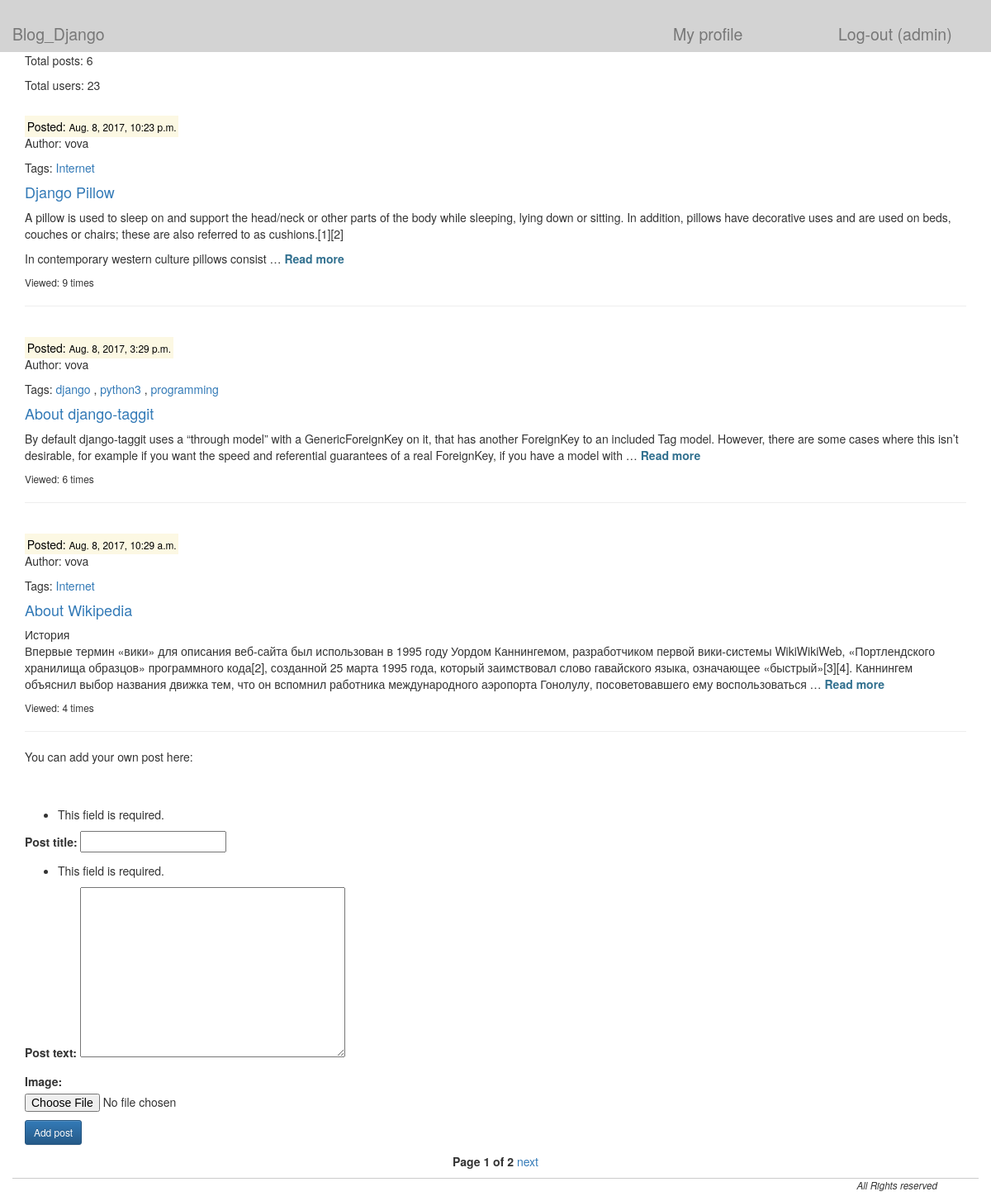
Screenshot of / (signed in) with the database file from the repository.
### blog/models.py (models this page shows, shortened)
class Post(models.Model):
    class Meta:
        db_table = "post"
    post_title = models.CharField(max_length=100)
    post_text = models.TextField()
    post_data = models.DateTimeField(auto_now_add=True)
    post_author = models.ForeignKey(User, default="")
    post_likes = models.IntegerField(default=0)
    post_views = models.IntegerField(default=0)
    post_img = models.ImageField(null=True, blank=True, upload_to='images/', verbose_name='Image')
    tags = TaggableManager(blank=True)

### blog/views.py (the view)
# urls.py: url(r'^$', views.all_posts),
def all_posts(request):
    post_list = Post.objects.all().order_by('-post_data')
    paginator = Paginator(post_list, 3)
    page = request.GET.get('page')
    try:
        posts = paginator.page(page)
    except PageNotAnInteger:
        posts = paginator.page(1)
    except EmptyPage:
        posts = paginator.page(paginator.num_pages)
    form = PostForm(request.POST)
    context = {}
    context.update(csrf(request))
    context['username'] = auth.get_user(request).username
    context['posts'] = posts
    context['form'] = form
    context['post_counter'] = Post.objects.count()
    context['user_counter'] = User.objects.count()
    context['user_id'] = request.user.id
    return render_to_response('all_posts.html', context)

### blog/forms.py
class PostForm(ModelForm):
    class Meta:
        model = Post
        fields = ['post_title', 'post_text', 'post_img', 'tags']

### blog/templates/all_posts.html (shortened to what this page needs)
{% extends 'main.html' %}
{% load staticfiles %}
{% block post %}
{% if posts %}
<p align="left">Total posts: {{ post_counter }}</p>
<p align="left">Total users: {{ user_counter }}</p>
{% for post in posts %}
    <br>
    <mark>Posted: <small> {{ post.post_data }} </mark> </small>
    <p>Author: {{ post.post_author }} </p>
    <p>Tags: {% with tags=post.tags.all %}
                {% for tag in tags %}
                    {% if not forloop.first %},{% endif %}
                    <a href="/posts/post_by_tag/tag={{ tag }}/">{{ tag }}</a>
                {% endfor %}
            {% endwith %}
    </p>
    <h4> <a href="/posts/{{ post.id }}">{{ post.post_title }}</a></h4>
    <p class="text-justify"> {{ post.post_text|linebreaks|truncatewords:50 }} <strong><a class="text-info" href="/posts/{{ post.id }}"> Read more </a></strong> </p>
<small><p align="left">Viewed: {{ post.post_views }} times </p></small>
<hr>
{% endfor %}
{% if username %}
<p>You can add your own post here:</p>
<br><br>
<form enctype="multipart/form-data" action="/posts/addpost/" method="post">
    {{ form.as_p }}
    <p><input type="submit" class="btn btn-primary btn-sm" value="Add post"</p>
</form>
{% endif %}
<div class="class="col-md-12"><div class="top-cover center-block"></div><p class="top-name center-block text-center">
    <span class="current">
        <strong> Page {{ posts.number }} of {{ posts.paginator.num_pages }} </strong>
    </span>
    {% if posts.has_next %}
        <a href="?page={{ posts.next_page_number }}">next</a>
    {% endif %}
</p></div>
{% endif %}
{% endblock %}

### blog/templates/main.html (shortened to what this page needs)
<!DOCTYPE html>
<html lang="en">
<head>
    <link type="text/css" href="/static/main.css" rel="stylesheet">
    <link rel="stylesheet" href="https://maxcdn.bootstrapcdn.com/bootstrap/3.3.7/css/bootstrap.min.css"
>
    <link rel="stylesheet" href="https://maxcdn.bootstrapcdn.com/bootstrap/3.3.7/css/bootstrap-theme.min.css"
>
</head>
<body>
 <div class="container-fluid">
  <div class="row">
         {% if username %}
             <div class="col-md-8" style="background-color: #D3D3D3"> <h2><a href="/"><small> Blog_Django </small></a></h2></div>
             <div class="col-md-2" style="background-color: #D3D3D3"> <h2><a href="/members/{{ user_id }}"><small> My profile </small></a></h2> </div>
             <div class="col-md-2" style="background-color: #D3D3D3"> <h2><a href="/auth/logout/"><small> Log-out ({{ username }}) </small></a></h2> </div>
         {% endif %}
 </div>
<div class="wrapper">
          <div class="content">
            <div class="container">
            {% block post %} {% endblock %}
          </div>
          </div>
         <div>
  <div class="footer">
    <div id="footer_block">
        <p>All Rights reserved</p>
</div>
</div>
</div>
</body>
</html>

### blog/static/main.css (style rules this page uses)
html, body { height: 100%; }
.wrapper { display: flex; flex-direction: column; height: 100%; }
.content { flex: 1 0 auto; }
.footer { flex: 0 0 auto; }
#footer_block { text-align: right; border-top: 1px #cccccc solid; padding-right: 50px; }
#footer_block p { font-size: smaller; font-style: italic; }

### rows the page displays
Post: post_data "Aug. 8, 2017, 10:23 p.m.", post_author "vova", post_title "Django Pillow", post_text "A pillow is used to sleep on and support the head/neck or other parts of the body while sleeping, lying down or sitting. In addition, pillows have decorative uses and are used on beds, couches or chairs; these are also referred to as cushions.[1][2] In contemporary western culture pillows consist …", post_views "9"
Tag: name "Internet"
Post: post_data "Aug. 8, 2017, 3:29 p.m.", post_author "vova", post_title "About django-taggit", post_text "By default django-taggit uses a “through model” with a GenericForeignKey on it, that has another ForeignKey to an included Tag model. However, there are some cases where this isn’t desirable, for example if you want the speed and referential guarantees of a real ForeignKey, if you have a model with …", post_views "6"
Tag: name "django"
Tag: name "python3"
Tag: name "programming"
Post: post_data "Aug. 8, 2017, 10:29 a.m.", post_author "vova", post_title "About Wikipedia", post_text "История Впервые термин «вики» для описания веб-сайта был использован в 1995 году Уордом Каннингемом, разработчиком первой вики-системы WikiWikiWeb, «Портлендского хранилища образцов» программного кода[2], созданной 25 марта 1995 года, который заимствовал слово гавайского языка, означающее «быстрый»[3][4]. Каннингем объяснил выбор названия движка тем, что он вспомнил работника международного аэропорта Гонолулу, посоветовавшего ему воспользоваться …", post_views "4"

### other values shown
{{ username }} "admin"
{{ post_counter }} "6"
{{ user_counter }} "23"
{{ posts.number }} "1"
{{ posts.paginator.num_pages }} "2"
